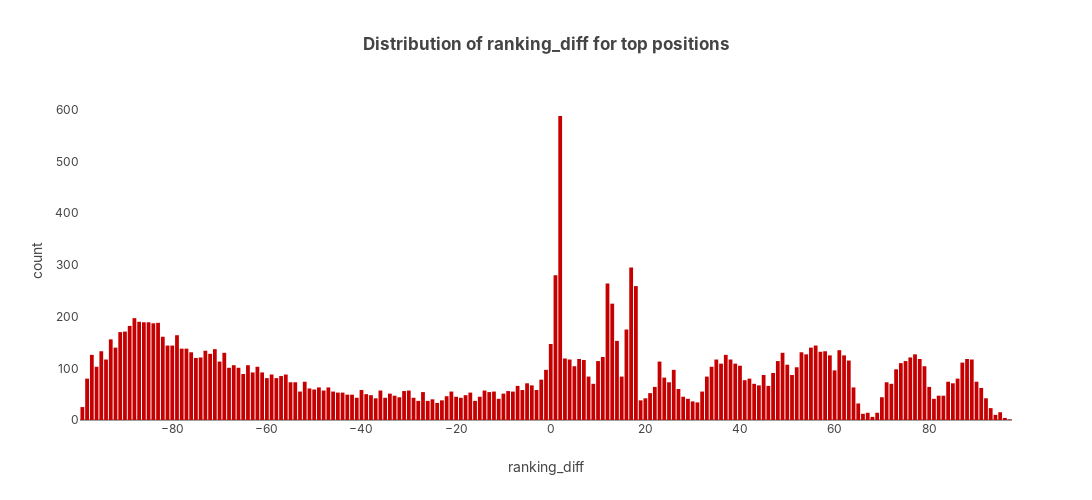

The notebook cell this image was saved under:
### Code cell
(
    pd.merge(
        popular_recs,
        reranking_recs_df,
        on=['user_id', 'parent_asin'],
        suffixes=['_p', '_r']
    )
    .loc[lambda df: df['rec_ranking_r'].between(0, cmparams.top_k + 1) | df['rec_ranking_p'].between(0, cmparams.top_k + 1)]
    .assign(ranking_diff=lambda df: df['rec_ranking_p'] - df['rec_ranking_r'])
    .pipe(plot_rec_ranking_diff_histogram, name='ranking_diff', title='Distribution of ranking_diff for top positions')
)

### Figure 1 — Plotly figure (JSON) as saved in the notebook; plotly's stock layout.template omitted (floating-point values rounded to 4 significant figures; data arrays with more than 128 entries replaced by an {"elided": "..."} marker saying what was removed)
{"data": [{"alignmentgroup": "True", "hovertemplate": "ranking_diff=%{x}<br>count=%{y}<extra></extra>", "legendgroup": "", "marker": {"color": "#c60000", "pattern": {"shape": ""}}, "name": "", "offsetgroup": "", "orientation": "v", "showlegend": false, "textposition": "auto", "type": "bar", "x": {"elided": "197 int values"}, "xaxis": "x", "y": {"elided": "197 int values"}, "yaxis": "y"}], "layout": {"barmode": "relative", "height": 500, "legend": {"tracegroupgap": 0}, "title": {"text": "Distribution of ranking_diff for top positions"}, "width": 1300, "xaxis": {"anchor": "y", "autorange": true, "domain": [0, 1], "range": [-99.5, 97.5], "title": {"text": "ranking_diff"}, "type": "linear"}, "yaxis": {"anchor": "x", "autorange": true, "domain": [0, 1], "range": [0, 618.9], "showticklabels": true, "tickformat": ",", "title": {"text": "count"}, "type": "linear"}}}
